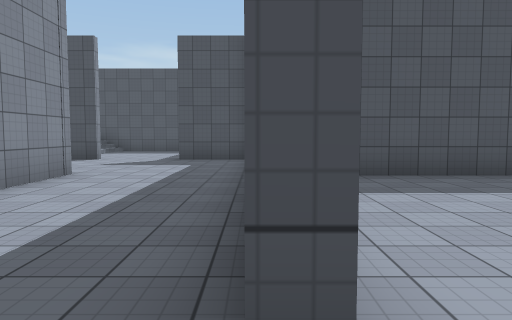
View 1 (above)

24 first-person views from a walk through a scene from a Unity 3-D project. The camera is 1.4 m above the floor, tilts 4° down and sees 70° across. The floor is counted in squares, 2 m on a side. Each view is taken from the middle of a square. On the plan, view 1 faces up. The plan holds only what a view shows up to about 11 squares ahead; the rest is blank. The place goes on beyond the plan. Surface patterns are stand-ins for the level's own textures.

View 2
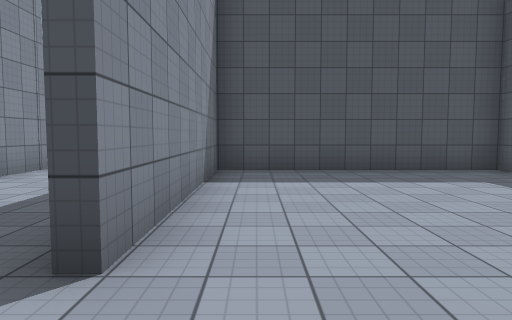

View 3
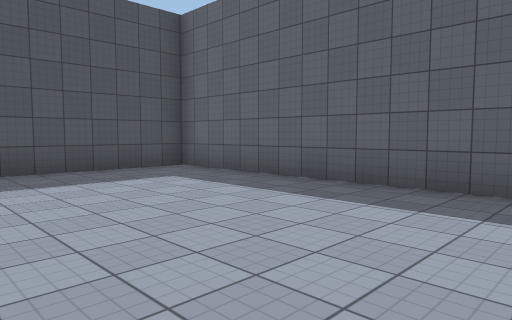

View 4
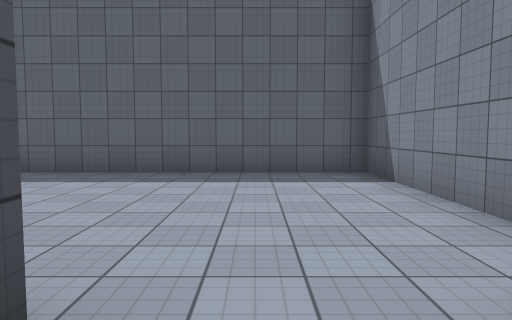

View 5
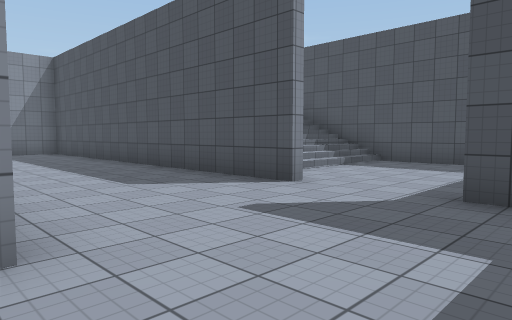

View 6
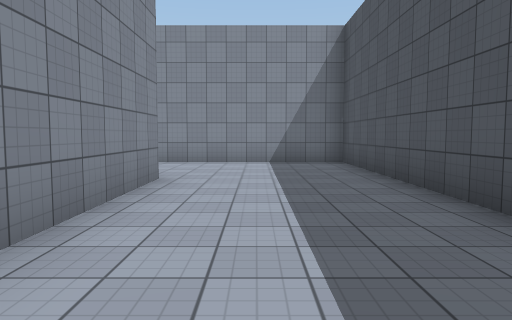

View 7
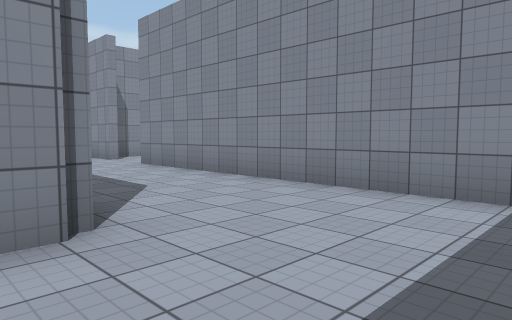

View 8
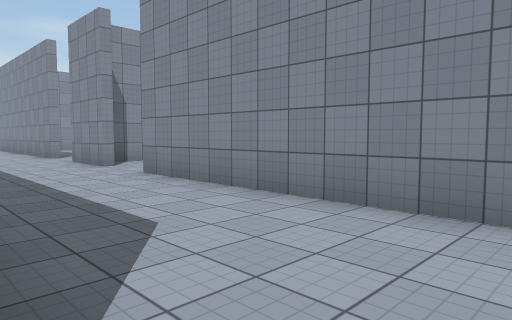

View 9
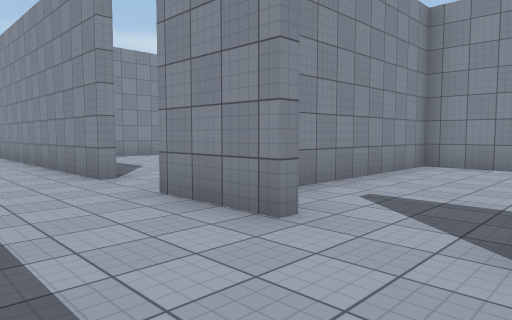

View 10
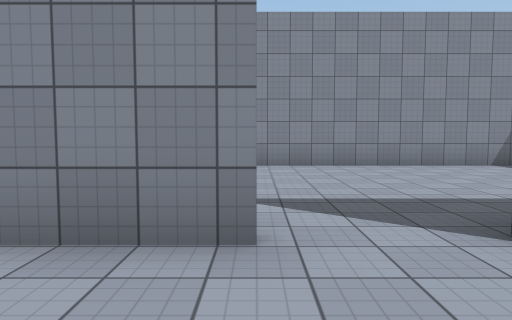

View 11
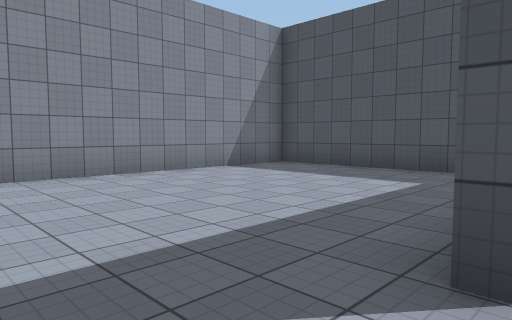

View 12
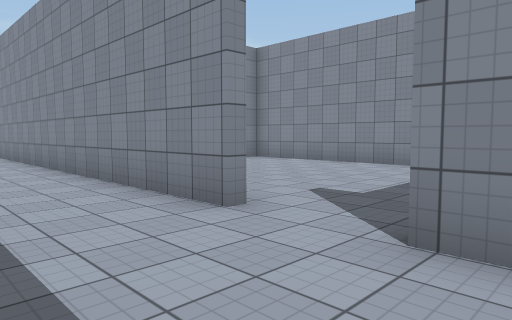

View 13
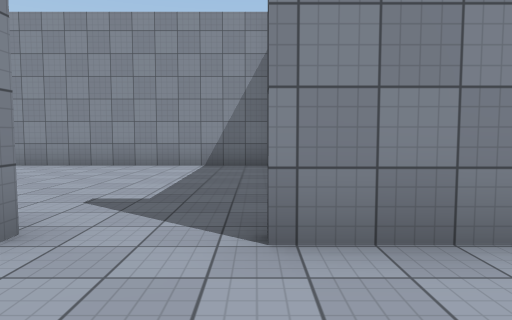

View 14
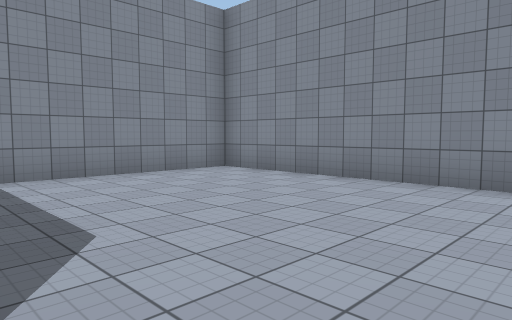

View 15
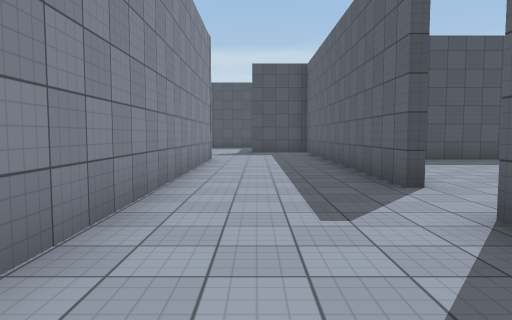

View 16
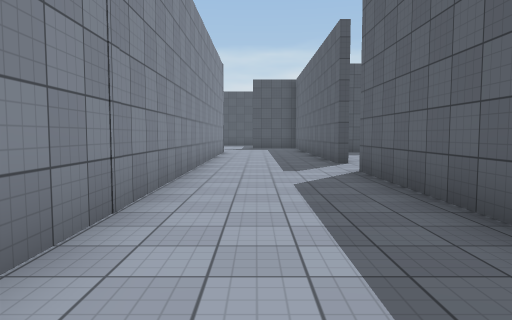

View 17
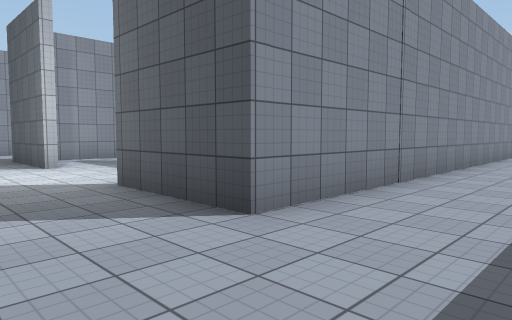

View 18
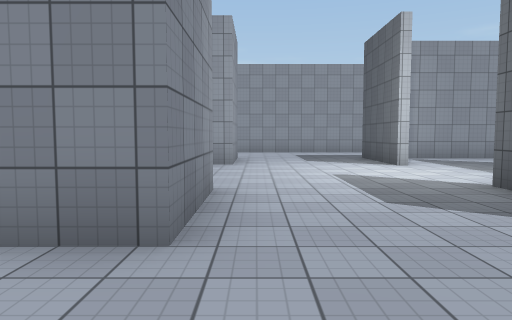

View 19
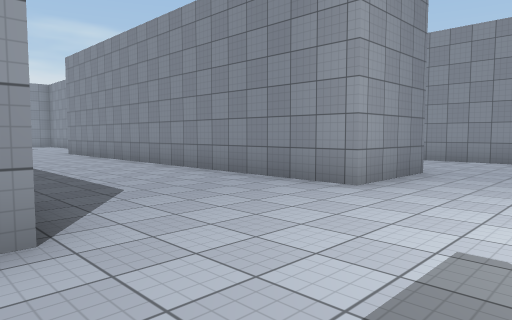

View 20
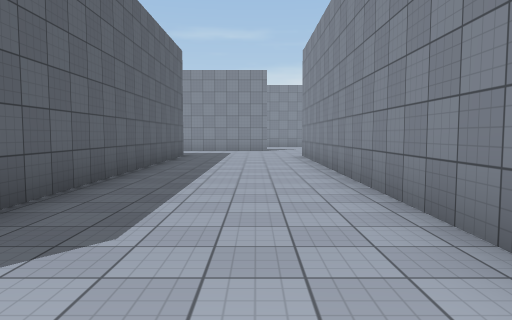

View 21
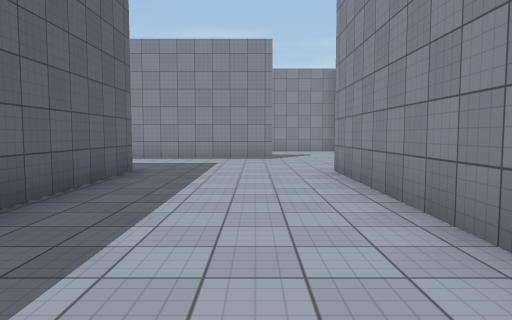

View 22
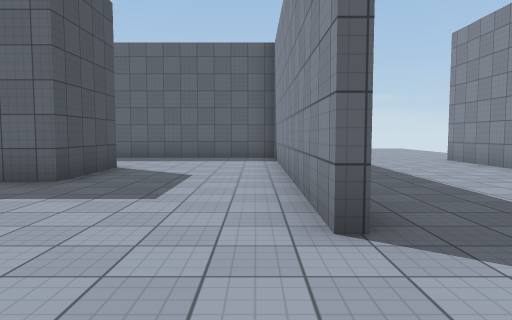

View 23
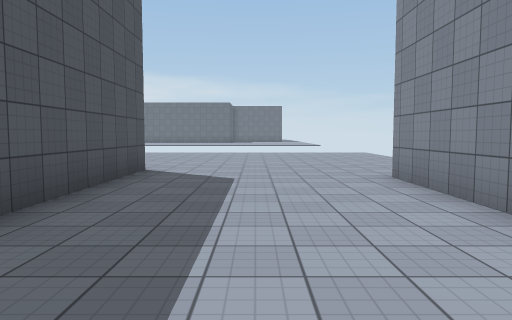

View 24
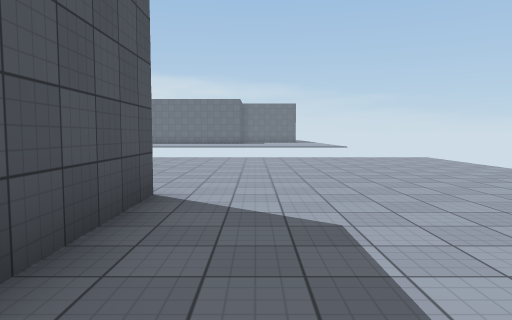

### Floor plan
Ten units are one square. View 1 is at (0, 0); x grows to the right and y downward. Boxes are objects, and circles mark ways between rooms. Rooms are numbered by the first view taken in them; rooms with no view inside come last. Other rooms are left out.
<svg viewBox="-218 -107 281 425">
<path fill="none" stroke="#000" d="M19 21 58 21 58 -62 2 -62 2 -8M-56 115 -33 115 -33 126M-119 115 -95 115 -95 231M-92 78 -121 78M-32 230 -56 230 -56 144M-118 55 -118 69M0 52 0 10M-85 266 -4 266M-153 46 -153 149M0 266 0 218M2 268 -40 268M0 -8 0 -70M-153 9 -153 30M-39 313 -9 313M-33 -65 -33 78 -60 78M-121 -65 -81 -65M-44 -102 -153 -102 -153 -8M-2 -102 -22 -102M-213 26 -213 102 -170 102M-170 -62 -213 -62 -213 21 -159 21"/>
<circle cx="0" cy="5" r="3" fill="#2a7"/>
<circle cx="-160" cy="40" r="3" fill="#2a7"/>
<circle cx="-160" cy="0" r="3" fill="#2a7"/>
<text x="30" y="-20">1</text>
<text x="-60" y="140">2</text>
<text x="-190" y="60">3</text>
<text x="-190" y="-20">4</text>
</svg>
Room 1 opens to room 2. Room 2 opens to room 3. Room 2 opens to room 4.

Where each view was taken, in squares from view 1:
view 1: 0 up, 0 right, facing up
view 2: 1 down, 1 right, facing up
view 3: 1 down, 1 right, facing up-right
view 4: 0 up, 1 left, facing right
view 5: 6 up, 1 left, facing up-left
view 6: 8 up, 6 left, facing left
view 7: 9 up, 11 left, facing down-left
view 8: 7 up, 12 left, facing down-left
view 9: 1 up, 13 left, facing down-left
view 10: 1 down, 13 left, facing left
view 11: 1 down, 15 left, facing up-left
view 12: 2 down, 13 left, facing down-left
view 13: 3 down, 13 left, facing left
view 14: 4 down, 16 left, facing down-left
view 15: 4 down, 2 left, facing up
view 16: 8 down, 2 left, facing up
view 17: 10 down, 1 left, facing up-left
view 18: 11 down, 1 left, facing left
view 19: 9 down, 5 left, facing down-left
view 20: 11 down, 8 left, facing down
view 21: 16 down, 8 left, facing down
view 22: 26 down, 11 left, facing right
view 23: 29 down, 7 left, facing right
view 24: 28 down, 4 left, facing right
